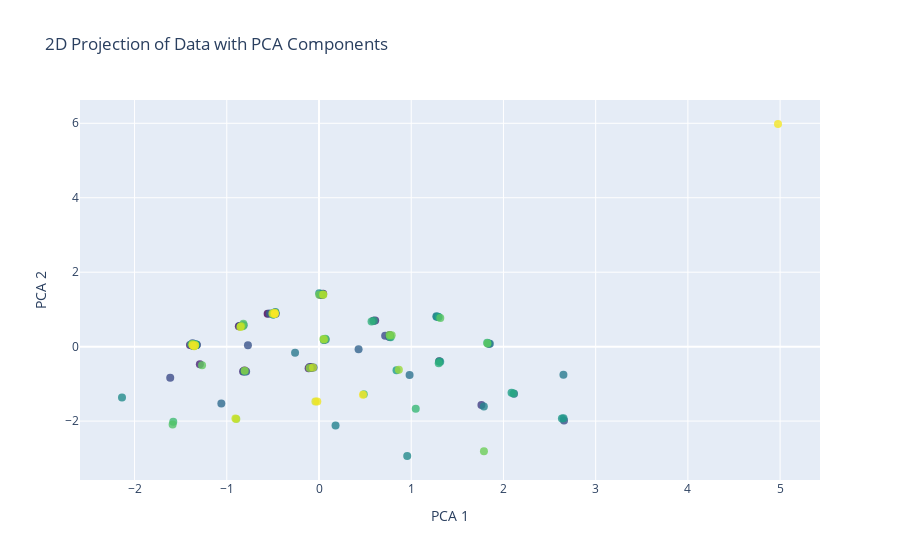

Notebook code for this chart:
### Markdown cell above
#### Interactive Versions of 2D and 3D Graphs

### Code cell
import numpy as np
import plotly.graph_objs as go
from sklearn.decomposition import PCA
import plotly
import plotly.io as pio


pca = PCA(n_components=5)
pca.fit(X)

v2 = pca.components_

X_2d = np.dot(X, v2[:2, :].T)

scatter_2d = go.Scatter(
    x=X_2d[:, 0],
    y=X_2d[:, 1],
    mode='markers',
    marker=dict(
        size=8,
        color=np.arange(len(X)),  
        colorscale='Viridis',
        opacity=0.8
    ),
    text=['Point {}'.format(i) for i in range(len(X))],  
)

layout_2d = go.Layout(
    title='2D Projection of Data with PCA Components',
    xaxis=dict(title='PCA 1'),
    yaxis=dict(title='PCA 2'),
    showlegend=False,
)

fig_2d = go.Figure(data=[scatter_2d], layout=layout_2d)

pio.renderers.default = "plotly_mimetype+notebook_connected"
plotly.offline.plot(fig_2d, filename='PCA_2d_interactive.html')

from IPython.display import IFrame
IFrame(src='PCA_2d_interactive.html', width=800, height=600)

### Figure 1 — Plotly figure (JSON) as saved in the notebook; plotly's stock layout.template omitted (floating-point values rounded to 4 significant figures; data arrays with more than 128 entries replaced by an {"elided": "..."} marker saying what was removed)
{"data": [{"marker": {"color": {"elided": "139 int values"}, "colorscale": [[0, "#440154"], [0.1111, "#482878"], [0.2222, "#3e4989"], [0.3333, "#31688e"], [0.4444, "#26828e"], [0.5556, "#1f9e89"], [0.6667, "#35b779"], [0.7778, "#6ece58"], [0.8889, "#b5de2b"], [1, "#fde725"]], "opacity": 0.8, "size": 8}, "mode": "markers", "text": {"elided": "139 str values"}, "type": "scatter", "x": {"elided": "139 float values"}, "y": {"elided": "139 float values"}}], "layout": {"showlegend": false, "title": {"text": "2D Projection of Data with PCA Components"}, "xaxis": {"title": {"text": "PCA 1"}}, "yaxis": {"title": {"text": "PCA 2"}}}}
